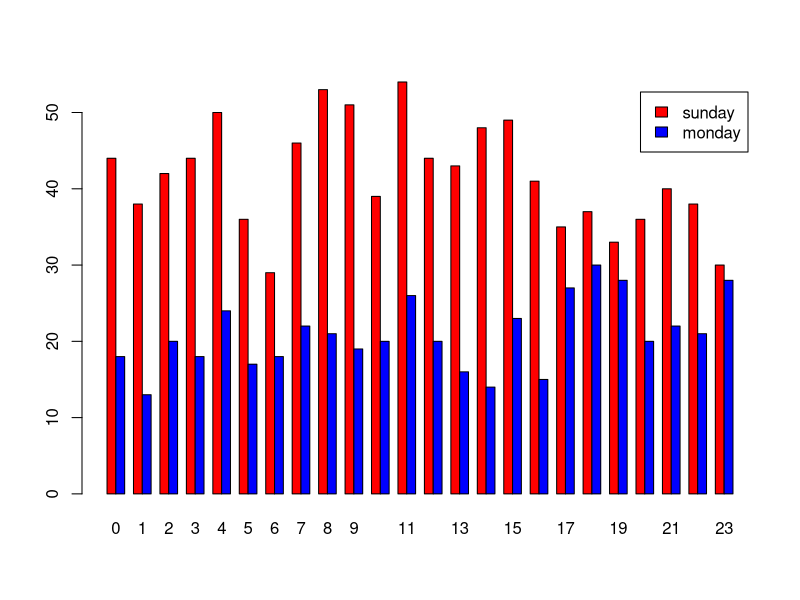

Generate this figure with R:
# ------------------------------ 
# Snippets of code I find useful
# ------------------------------

# Concatinate all values in a vector
c = c("a"," ","l","o","t"," ","o","f"," ","s","t","r","i","n","g","s")
s = paste(c, collapse="")
s

# Generate sequences of letters
length(letters)
# Sample just the letters 'a' to 'j'
letters[1:10]
# Randomly sample 100 letters
sample(letters, 100, TRUE)
# Same thing with capital letters
sample(LETTERS, 100, TRUE)

# The R implimentation of "_ is in _"
colors = c("red","blue","green","yellow")
"purple" %in% colors
"yellow" %in% colors

# ----------------------
# Playing with try catch
# ----------------------
tryCatch({
  table(1:10, 1:5)
}, error = function(e) {
  print("Nope, didn't work")
})

# ---------------------------------------------
# Stacked bar graph with unequal vector lengths
# ---------------------------------------------

# Here, samples of different lengths are created
sun = sample(0:23, 1000, replace = TRUE)
mon = sample(0:23, 500, replace = TRUE)

# Putting it into a table fails, since they are different lengths.
# Instead, each table is created seperatly
sunday = table(sun)
monday = table(mon)

# And then is combined using rbind
combined = rbind(sunday, monday)

# This can then be used to plot the barplot.
barplot(combined, legend = rownames(combined), col=c("red","blue"), beside=TRUE)


